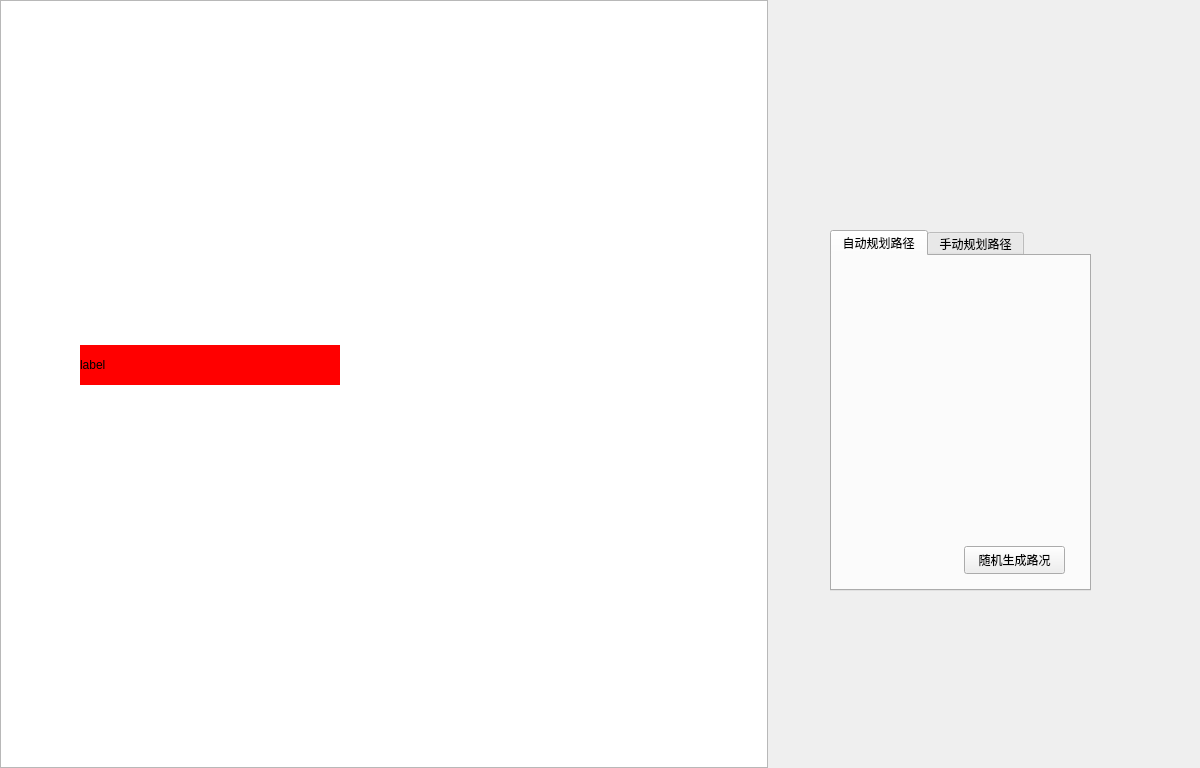
<?xml version="1.0" encoding="UTF-8"?>
<ui version="4.0">
 <class>Window</class>
 <widget class="QWidget" name="Window">
  <property name="geometry">
   <rect>
    <x>0</x>
    <y>0</y>
    <width>1200</width>
    <height>768</height>
   </rect>
  </property>
  <property name="windowTitle">
   <string>Window</string>
  </property>
  <widget class="QGraphicsView" name="graphicsView">
   <property name="geometry">
    <rect>
     <x>0</x>
     <y>0</y>
     <width>768</width>
     <height>768</height>
    </rect>
   </property>
   <property name="styleSheet">
    <string notr="true">border-image: url(:/image/map.png);</string>
   </property>
  </widget>
  <widget class="QTabWidget" name="tabWidget">
   <property name="geometry">
    <rect>
     <x>830</x>
     <y>230</y>
     <width>261</width>
     <height>361</height>
    </rect>
   </property>
   <property name="currentIndex">
    <number>0</number>
   </property>
   <widget class="QWidget" name="tab">
    <attribute name="title">
     <string>自动规划路径</string>
    </attribute>
    <widget class="QPushButton" name="pushButton">
     <property name="geometry">
      <rect>
       <x>132</x>
       <y>290</y>
       <width>101</width>
       <height>28</height>
      </rect>
     </property>
     <property name="text">
      <string>随机生成路况</string>
     </property>
    </widget>
   </widget>
   <widget class="QWidget" name="tab_2">
    <attribute name="title">
     <string>手动规划路径</string>
    </attribute>
   </widget>
  </widget>
  <widget class="QLabel" name="label">
   <property name="geometry">
    <rect>
     <x>80</x>
     <y>345</y>
     <width>260</width>
     <height>40</height>
    </rect>
   </property>
   <property name="palette">
    <palette>
     <active>
      <colorrole role="WindowText">
       <brush brushstyle="SolidPattern">
        <color alpha="255">
         <red>0</red>
         <green>0</green>
         <blue>0</blue>
        </color>
       </brush>
      </colorrole>
      <colorrole role="Button">
       <brush brushstyle="SolidPattern">
        <color alpha="255">
         <red>255</red>
         <green>0</green>
         <blue>0</blue>
        </color>
       </brush>
      </colorrole>
      <colorrole role="Light">
       <brush brushstyle="SolidPattern">
        <color alpha="255">
         <red>255</red>
         <green>127</green>
         <blue>191</blue>
        </color>
       </brush>
      </colorrole>
      <colorrole role="Midlight">
       <brush brushstyle="SolidPattern">
        <color alpha="255">
         <red>255</red>
         <green>63</green>
         <blue>159</blue>
        </color>
       </brush>
      </colorrole>
      <colorrole role="Dark">
       <brush brushstyle="SolidPattern">
        <color alpha="255">
         <red>127</red>
         <green>0</green>
         <blue>63</blue>
        </color>
       </brush>
      </colorrole>
      <colorrole role="Mid">
       <brush brushstyle="SolidPattern">
        <color alpha="255">
         <red>170</red>
         <green>0</green>
         <blue>84</blue>
        </color>
       </brush>
      </colorrole>
      <colorrole role="Text">
       <brush brushstyle="SolidPattern">
        <color alpha="255">
         <red>0</red>
         <green>0</green>
         <blue>0</blue>
        </color>
       </brush>
      </colorrole>
      <colorrole role="BrightText">
       <brush brushstyle="SolidPattern">
        <color alpha="255">
         <red>255</red>
         <green>255</green>
         <blue>255</blue>
        </color>
       </brush>
      </colorrole>
      <colorrole role="ButtonText">
       <brush brushstyle="SolidPattern">
        <color alpha="255">
         <red>0</red>
         <green>0</green>
         <blue>0</blue>
        </color>
       </brush>
      </colorrole>
      <colorrole role="Base">
       <brush brushstyle="SolidPattern">
        <color alpha="255">
         <red>255</red>
         <green>0</green>
         <blue>0</blue>
        </color>
       </brush>
      </colorrole>
      <colorrole role="Window">
       <brush brushstyle="SolidPattern">
        <color alpha="255">
         <red>255</red>
         <green>0</green>
         <blue>0</blue>
        </color>
       </brush>
      </colorrole>
      <colorrole role="Shadow">
       <brush brushstyle="SolidPattern">
        <color alpha="255">
         <red>0</red>
         <green>0</green>
         <blue>0</blue>
        </color>
       </brush>
      </colorrole>
      <colorrole role="AlternateBase">
       <brush brushstyle="SolidPattern">
        <color alpha="255">
         <red>255</red>
         <green>127</green>
         <blue>191</blue>
        </color>
       </brush>
      </colorrole>
      <colorrole role="ToolTipBase">
       <brush brushstyle="SolidPattern">
        <color alpha="255">
         <red>255</red>
         <green>255</green>
         <blue>220</blue>
        </color>
       </brush>
      </colorrole>
      <colorrole role="ToolTipText">
       <brush brushstyle="SolidPattern">
        <color alpha="255">
         <red>0</red>
         <green>0</green>
         <blue>0</blue>
        </color>
       </brush>
      </colorrole>
     </active>
     <inactive>
      <colorrole role="WindowText">
       <brush brushstyle="SolidPattern">
        <color alpha="255">
         <red>0</red>
         <green>0</green>
         <blue>0</blue>
        </color>
       </brush>
      </colorrole>
      <colorrole role="Button">
       <brush brushstyle="SolidPattern">
        <color alpha="255">
         <red>255</red>
         <green>0</green>
         <blue>0</blue>
        </color>
       </brush>
      </colorrole>
      <colorrole role="Light">
       <brush brushstyle="SolidPattern">
        <color alpha="255">
         <red>255</red>
         <green>127</green>
         <blue>191</blue>
        </color>
       </brush>
      </colorrole>
      <colorrole role="Midlight">
       <brush brushstyle="SolidPattern">
        <color alpha="255">
         <red>255</red>
         <green>63</green>
         <blue>159</blue>
        </color>
       </brush>
      </colorrole>
      <colorrole role="Dark">
       <brush brushstyle="SolidPattern">
        <color alpha="255">
         <red>127</red>
         <green>0</green>
         <blue>63</blue>
        </color>
       </brush>
      </colorrole>
      <colorrole role="Mid">
       <brush brushstyle="SolidPattern">
        <color alpha="255">
         <red>170</red>
         <green>0</green>
         <blue>84</blue>
        </color>
       </brush>
      </colorrole>
      <colorrole role="Text">
       <brush brushstyle="SolidPattern">
        <color alpha="255">
         <red>0</red>
         <green>0</green>
         <blue>0</blue>
        </color>
       </brush>
      </colorrole>
      <colorrole role="BrightText">
       <brush brushstyle="SolidPattern">
        <color alpha="255">
         <red>255</red>
         <green>255</green>
         <blue>255</blue>
        </color>
       </brush>
      </colorrole>
      <colorrole role="ButtonText">
       <brush brushstyle="SolidPattern">
        <color alpha="255">
         <red>0</red>
         <green>0</green>
         <blue>0</blue>
        </color>
       </brush>
      </colorrole>
      <colorrole role="Base">
       <brush brushstyle="SolidPattern">
        <color alpha="255">
         <red>255</red>
         <green>0</green>
         <blue>0</blue>
        </color>
       </brush>
      </colorrole>
      <colorrole role="Window">
       <brush brushstyle="SolidPattern">
        <color alpha="255">
         <red>255</red>
         <green>0</green>
         <blue>0</blue>
        </color>
       </brush>
      </colorrole>
      <colorrole role="Shadow">
       <brush brushstyle="SolidPattern">
        <color alpha="255">
         <red>0</red>
         <green>0</green>
         <blue>0</blue>
        </color>
       </brush>
      </colorrole>
      <colorrole role="AlternateBase">
       <brush brushstyle="SolidPattern">
        <color alpha="255">
         <red>255</red>
         <green>127</green>
         <blue>191</blue>
        </color>
       </brush>
      </colorrole>
      <colorrole role="ToolTipBase">
       <brush brushstyle="SolidPattern">
        <color alpha="255">
         <red>255</red>
         <green>255</green>
         <blue>220</blue>
        </color>
       </brush>
      </colorrole>
      <colorrole role="ToolTipText">
       <brush brushstyle="SolidPattern">
        <color alpha="255">
         <red>0</red>
         <green>0</green>
         <blue>0</blue>
        </color>
       </brush>
      </colorrole>
     </inactive>
     <disabled>
      <colorrole role="WindowText">
       <brush brushstyle="SolidPattern">
        <color alpha="255">
         <red>127</red>
         <green>0</green>
         <blue>63</blue>
        </color>
       </brush>
      </colorrole>
      <colorrole role="Button">
       <brush brushstyle="SolidPattern">
        <color alpha="255">
         <red>255</red>
         <green>0</green>
         <blue>0</blue>
        </color>
       </brush>
      </colorrole>
      <colorrole role="Light">
       <brush brushstyle="SolidPattern">
        <color alpha="255">
         <red>255</red>
         <green>127</green>
         <blue>191</blue>
        </color>
       </brush>
      </colorrole>
      <colorrole role="Midlight">
       <brush brushstyle="SolidPattern">
        <color alpha="255">
         <red>255</red>
         <green>63</green>
         <blue>159</blue>
        </color>
       </brush>
      </colorrole>
      <colorrole role="Dark">
       <brush brushstyle="SolidPattern">
        <color alpha="255">
         <red>127</red>
         <green>0</green>
         <blue>63</blue>
        </color>
       </brush>
      </colorrole>
      <colorrole role="Mid">
       <brush brushstyle="SolidPattern">
        <color alpha="255">
         <red>170</red>
         <green>0</green>
         <blue>84</blue>
        </color>
       </brush>
      </colorrole>
      <colorrole role="Text">
       <brush brushstyle="SolidPattern">
        <color alpha="255">
         <red>127</red>
         <green>0</green>
         <blue>63</blue>
        </color>
       </brush>
      </colorrole>
      <colorrole role="BrightText">
       <brush brushstyle="SolidPattern">
        <color alpha="255">
         <red>255</red>
         <green>255</green>
         <blue>255</blue>
        </color>
       </brush>
      </colorrole>
      <colorrole role="ButtonText">
       <brush brushstyle="SolidPattern">
        <color alpha="255">
         <red>127</red>
         <green>0</green>
         <blue>63</blue>
        </color>
       </brush>
      </colorrole>
      <colorrole role="Base">
       <brush brushstyle="SolidPattern">
        <color alpha="255">
         <red>255</red>
         <green>0</green>
         <blue>0</blue>
        </color>
       </brush>
      </colorrole>
      <colorrole role="Window">
       <brush brushstyle="SolidPattern">
        <color alpha="255">
         <red>255</red>
         <green>0</green>
         <blue>0</blue>
        </color>
       </brush>
      </colorrole>
      <colorrole role="Shadow">
       <brush brushstyle="SolidPattern">
        <color alpha="255">
         <red>0</red>
         <green>0</green>
         <blue>0</blue>
        </color>
       </brush>
      </colorrole>
      <colorrole role="AlternateBase">
       <brush brushstyle="SolidPattern">
        <color alpha="255">
         <red>255</red>
         <green>0</green>
         <blue>127</blue>
        </color>
       </brush>
      </colorrole>
      <colorrole role="ToolTipBase">
       <brush brushstyle="SolidPattern">
        <color alpha="255">
         <red>255</red>
         <green>255</green>
         <blue>220</blue>
        </color>
       </brush>
      </colorrole>
      <colorrole role="ToolTipText">
       <brush brushstyle="SolidPattern">
        <color alpha="255">
         <red>0</red>
         <green>0</green>
         <blue>0</blue>
        </color>
       </brush>
      </colorrole>
     </disabled>
    </palette>
   </property>
   <property name="styleSheet">
    <string notr="true">background-color : rgb(255, 0, 0)</string>
   </property>
   <property name="text">
    <string>label</string>
   </property>
  </widget>
 </widget>
 <layoutdefault spacing="6" margin="11"/>
 <resources/>
 <connections/>
</ui>
